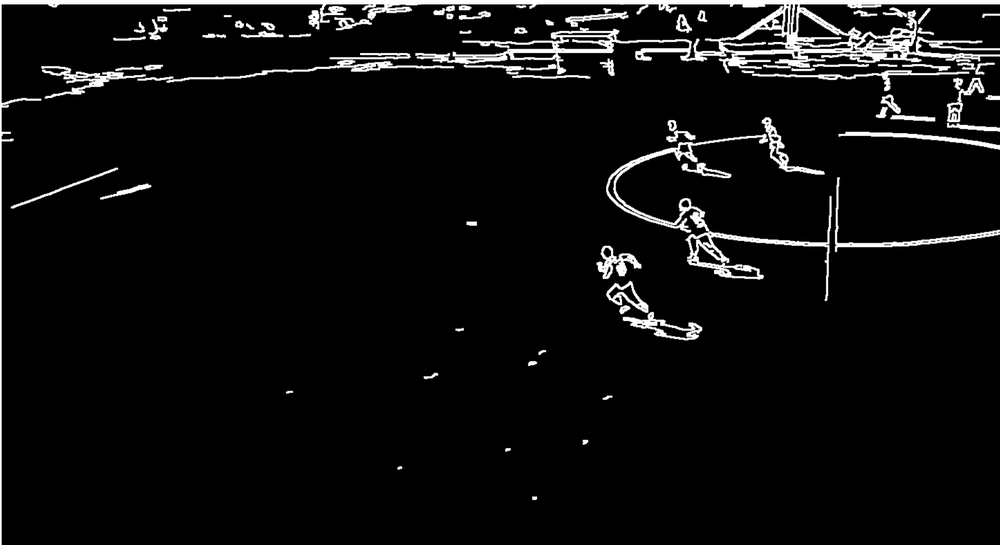
#> input picture data/333.png, 1000 x 545 px, shrunk from 1808 x 986 before the run, given in place of 111.mp4, which was not available
$ python test.py
#> lines starting #> are read from the running program, lines starting #| are printed output that depends on the picture; after the words box and inside, x2 and y2 are one past the last pixel; in counts of white or black regions, pixels touching at a corner belong together; pictures that were not available may be replaced by others from this repository, and a replacement may not be noted
import cv2
import numpy as np

# Load video
cap = cv2.VideoCapture('C:/Users/SH/Tracking-player-1/data/111.mp4')

# Define color range for fireworks (in this example, red and yellow)

lower_color = np.array([255, 255, 255])
upper_color = np.array([0, 0, 0])

# Define image processing parameters
# 이미지 처리 매개변수 정의
blur_kernel_size = (3, 3)
edge_threshold1 = 100
edge_threshold2 = 200
canny_aperture_size = 3

# Loop over frames in video
# 비디오의 프레임 오버 루프
while True:
    # Read frame
    ret, frame = cap.read()
#> frame is the input picture: shape (545, 1000, 3); min 0, max 255, mean 14.1
    if not ret:
        break

    # Convert frame to grayscale
    # 프레임을 그레이스케일로 변환
    gray = cv2.cvtColor(frame, cv2.COLOR_BGR2GRAY)

    # Apply Gaussian blur to smooth image
    # 부드러운 이미지에 가우시안 블러 적용
    blurred = cv2.GaussianBlur(gray, blur_kernel_size, 0)

    # Detect edges using Canny edge detection
    # Canny 에지 감지를 사용하여 에지 감지
    edges = cv2.Canny(blurred, edge_threshold1, edge_threshold2, apertureSize=canny_aperture_size)
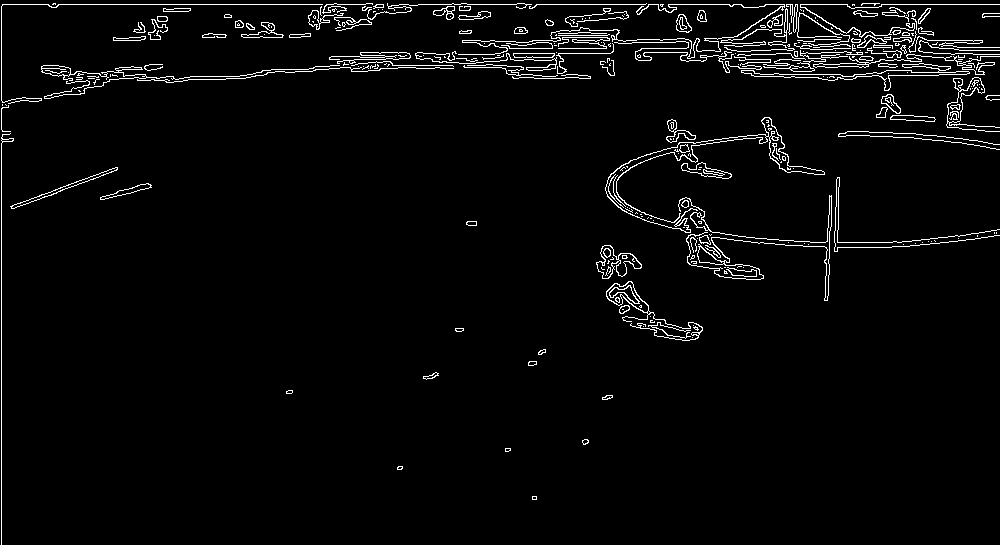
#> edges: shape (545, 1000); 3.2% white in thin lines or dots

    # Dilate the edges to thicken the lines
    # 가장자리를 확장하여 선을 두껍게 만듭니다.
    kernel = np.ones((3, 3), np.uint8)
    dilated_edges = cv2.dilate(edges, kernel, iterations=1)
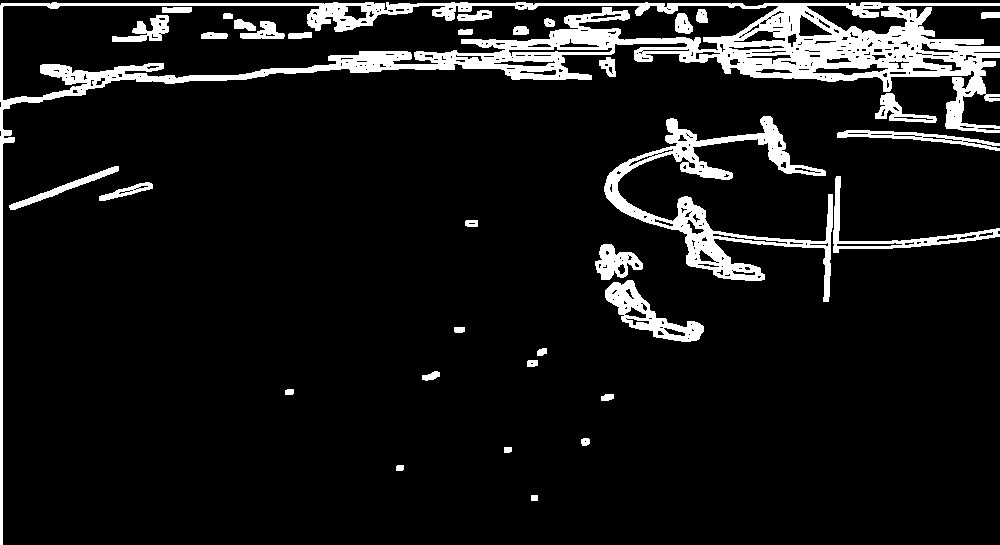
#> dilated_edges: shape (545, 1000); 9.4% white; 35 white regions, largest, box (x1, y1, x2, y2) and area: (0, 2, 1000, 545) 31798, (604, 116, 833, 302) 8251, (605, 280, 704, 342) 2069

    # Apply color threshold to isolate fireworks
    # 색상 임계값을 적용하여 불꽃놀이 분리
    hsv = cv2.cvtColor(frame, cv2.COLOR_BGR2HSV)
#> hsv: shape (545, 1000, 3); mean H, S, V 0, 0, 14.1
    mask = cv2.inRange(hsv, lower_color, upper_color)
#> mask: shape (545, 1000); every value is 0
    fireworks = cv2.bitwise_and(frame, frame, mask=mask)
#> fireworks: shape (545, 1000, 3); every value is 0

    # Merge the fireworks and edges images
    # 불꽃놀이와 가장자리 이미지 병합
    merged = cv2.addWeighted(fireworks, 1, cv2.cvtColor(dilated_edges, cv2.COLOR_GRAY2BGR), 1, 0)


    # Display original and processed frames
    # 원본 및 처리된 프레임 표시
    cv2.imshow('Original', frame)
    cv2.imshow('Processed', merged)

    # Wait for key press to exit
    if cv2.waitKey(1) == ord('q'):
#> (key q is pressed here)
        break

# Release video capture and close windows
cap.release()
cv2.destroyAllWindows()

$ run again, on data/444.png
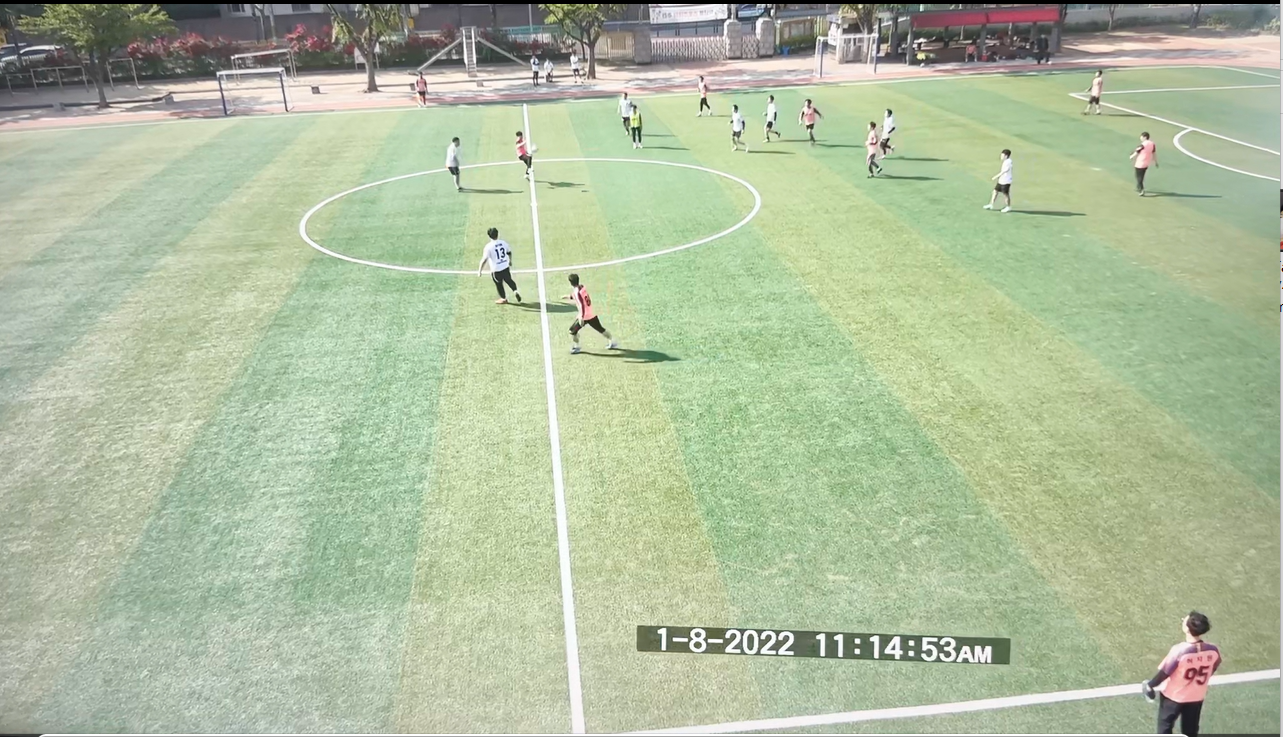
#> input picture data/444.png, 1283 x 737 px, given in place of 111.mp4, which was not available
#> frame is the input picture: shape (737, 1283, 3); mean B, G, R 159.5, 189.9, 175.6
#> `edges = cv2.Canny(blurred, edge_threshold1, edge_threshold2, apertureS..`:
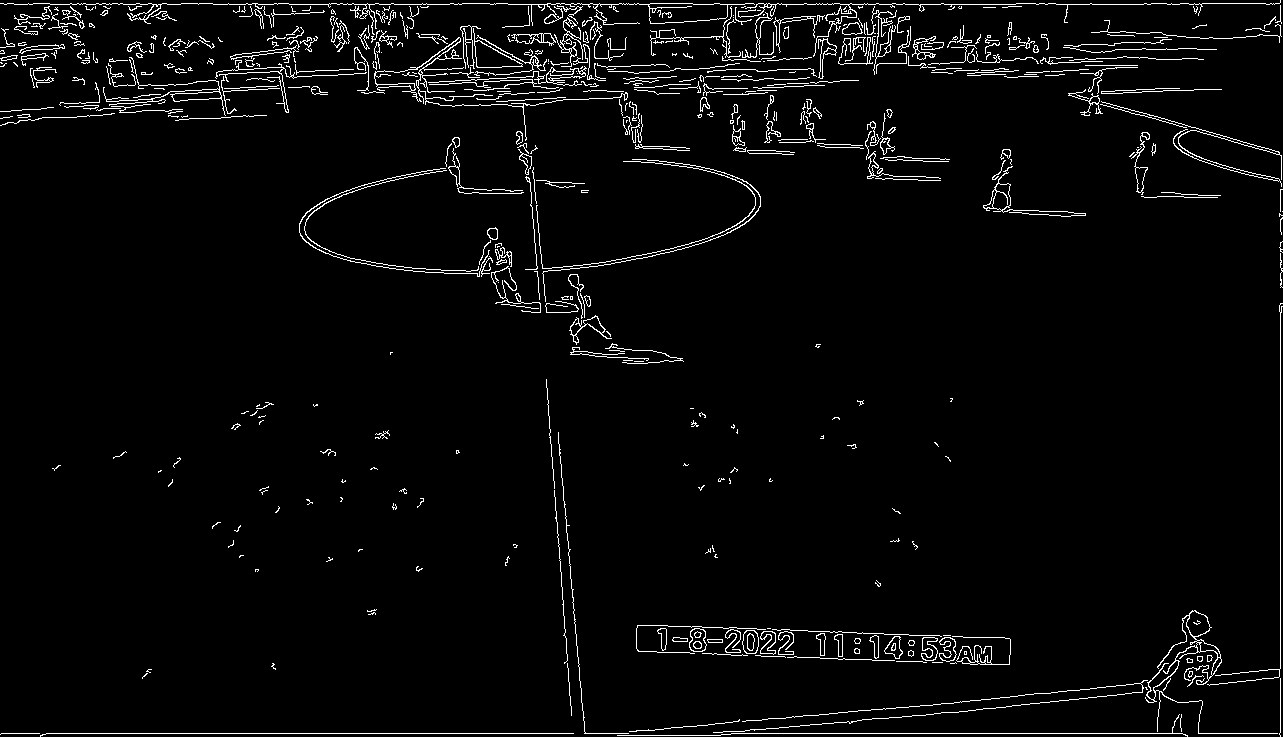
#> edges: shape (737, 1283); 3.3% white in thin lines or dots
#> `dilated_edges = cv2.dilate(edges, kernel, iterations=1)`:
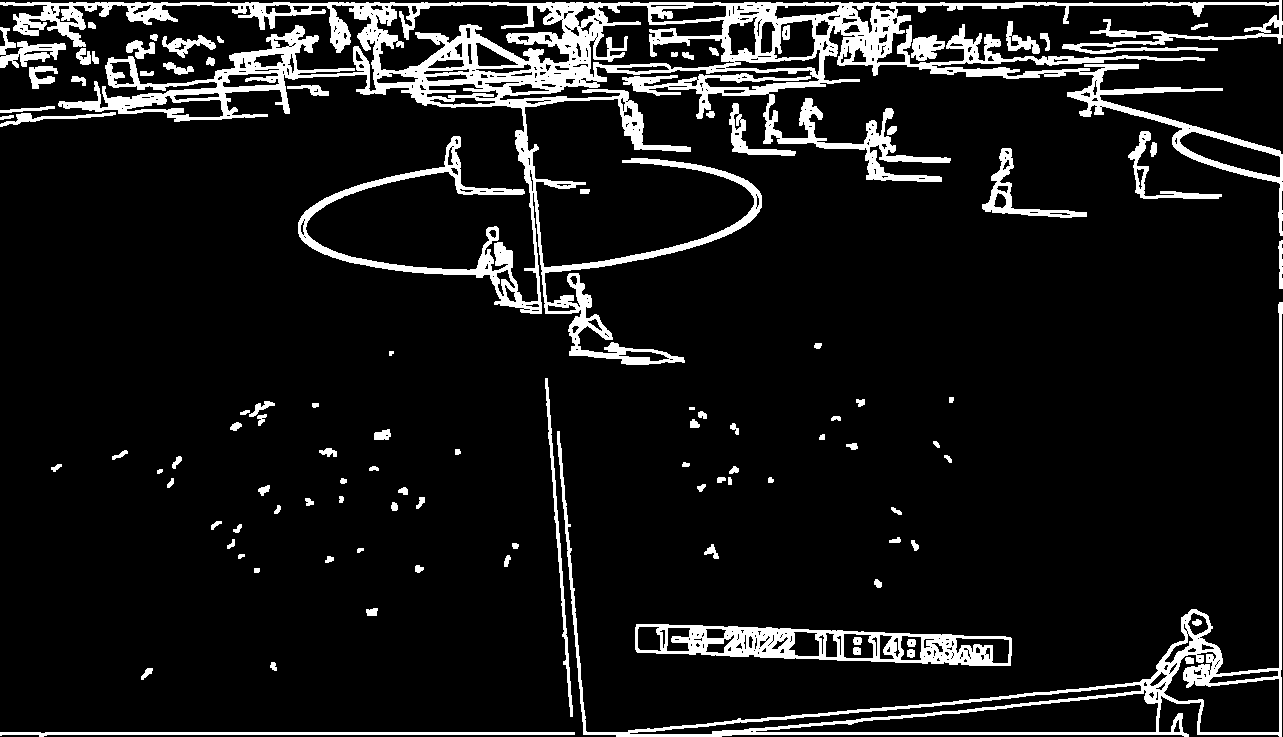
#> dilated_edges: shape (737, 1283); 10.1% white; 103 white regions (1 under 20 px), largest, box (x1, y1, x2, y2) and area: (0, 0, 1283, 365) 63160, (557, 302, 1283, 737) 10866, (635, 624, 1012, 666) 6632
#> hsv: shape (737, 1283, 3); mean H, S, V 49.6, 42.5, 191.3
#> mask: shape (737, 1283); every value is 0
#> fireworks: shape (737, 1283, 3); every value is 0

$ run again, on data/555.png
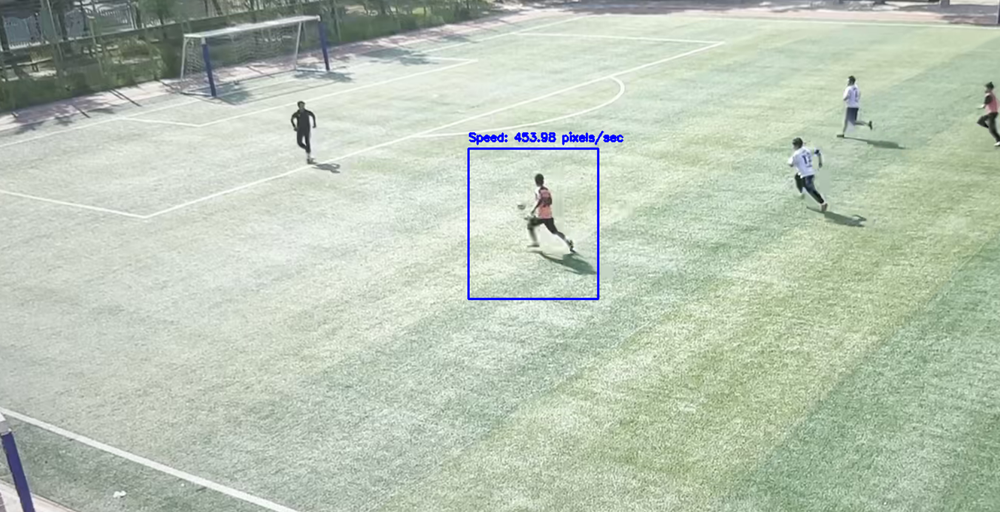
#> input picture data/555.png, 1000 x 512 px, shrunk from 1648 x 843 before the run, given in place of 111.mp4, which was not available
#> frame is the input picture: shape (512, 1000, 3); mean B, G, R 181.7, 198.4, 186.3
#> `edges = cv2.Canny(blurred, edge_threshold1, edge_threshold2, apertureS..`:
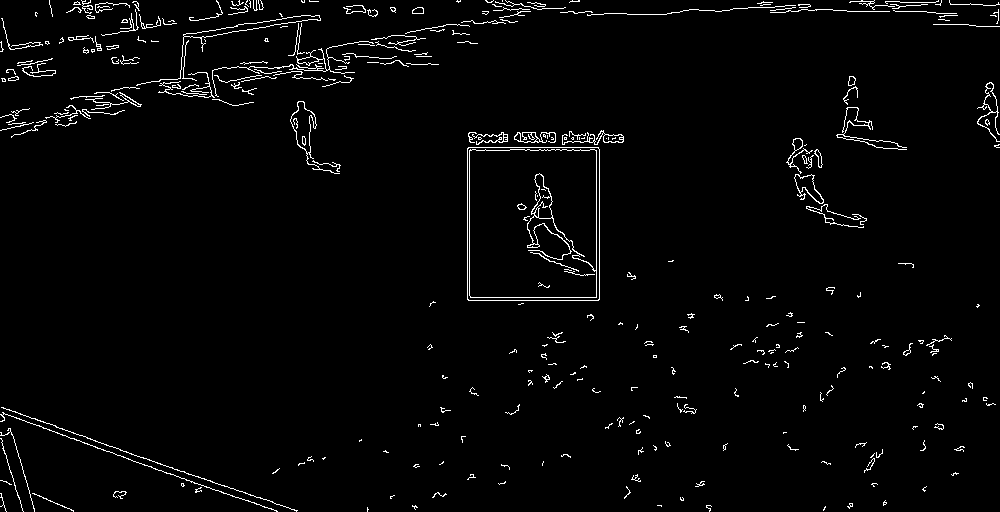
#> edges: shape (512, 1000); 2.4% white in thin lines or dots
#> `dilated_edges = cv2.dilate(edges, kernel, iterations=1)`:
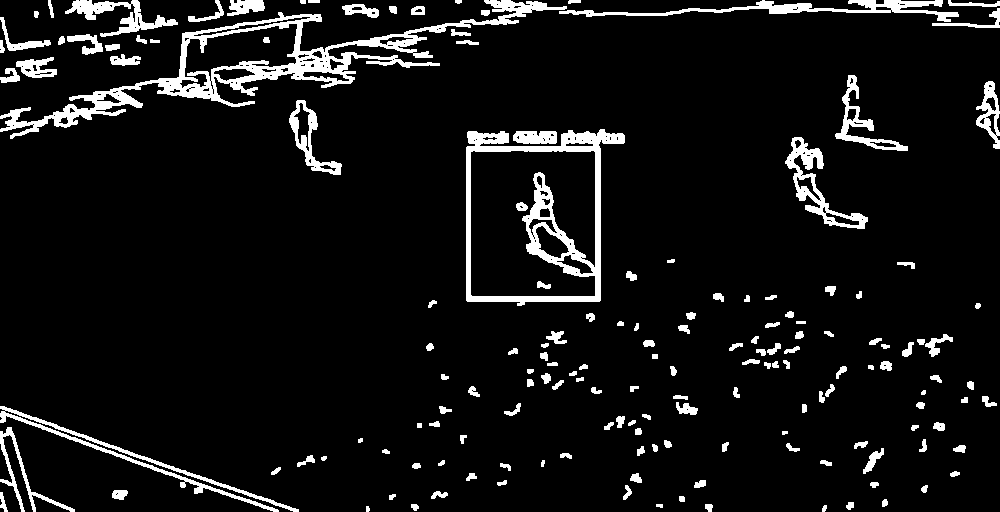
#> dilated_edges: shape (512, 1000); 7.5% white; 162 white regions, largest, box (x1, y1, x2, y2) and area: (0, 0, 567, 139) 9661, (466, 129, 625, 306) 6322, (0, 406, 299, 512) 2335
#> hsv: shape (512, 1000, 3); mean H, S, V 53.8, 26, 199.7
#> mask: shape (512, 1000); every value is 0
#> fireworks: shape (512, 1000, 3); every value is 0
